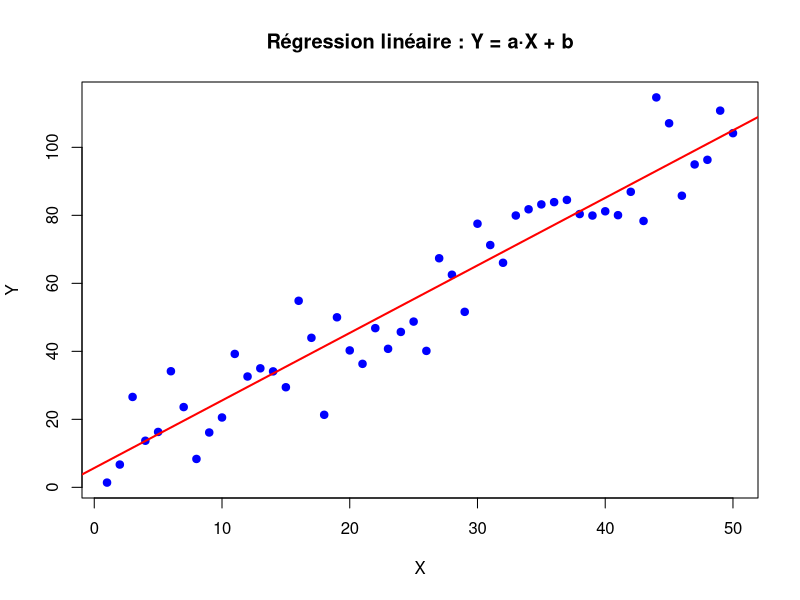

Source code (R):
# Exemple de données
set.seed(123)
X <- 1:50
Y <- 2*X + 5 + rnorm(50, sd = 10)   # vraie relation + bruit

# Ajustement du modèle linéaire
modele <- lm(Y ~ X)

# Affichage du résumé du modèle
summary(modele)

# Génération du graphique
plot(X, Y,
     main = "Régression linéaire : Y = a·X + b",
     xlab = "X",
     ylab = "Y",
     pch = 19,
     col = "blue")

# Ajout de la droite de régression
abline(modele, col = "red", lwd = 2)
